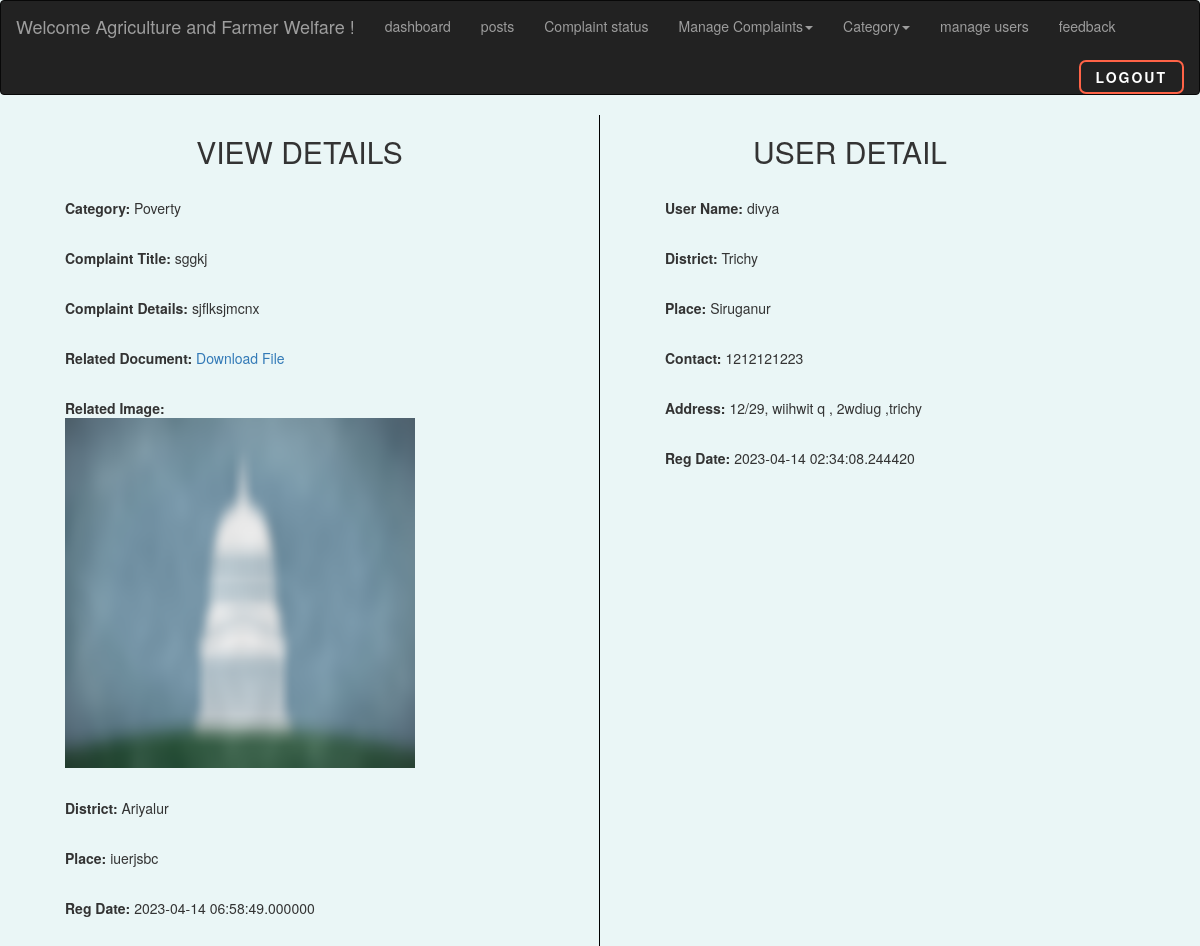
/g_cview.php?id=5 (signed in), run on the app's committed database.
### tables this page shows
CREATE TABLE `general` (
  `id` int(250) NOT NULL,
  `umail` varchar(50) NOT NULL,
  `department` varchar(50) NOT NULL,
  `cat` varchar(50) NOT NULL,
  `ctitle` varchar(200) NOT NULL,
  `cdetail` varchar(250) NOT NULL,
  `cdoc` varchar(250) NOT NULL,
  `district` varchar(50) NOT NULL,
  `place` varchar(250) NOT NULL,
  `status` varchar(50) NOT NULL,
  `date` datetime(6) NOT NULL DEFAULT current_timestamp(6),
  `seen` varchar(50) NOT NULL,
  `cseen` varchar(10) NOT NULL,
  `cimage` varchar(255) NOT NULL
);

CREATE TABLE `userreg` (
  `id` int(200) NOT NULL,
  `uname` varchar(50) NOT NULL,
  `umail` varchar(50) NOT NULL,
  `pswd` varchar(50) NOT NULL,
  `cpswd` varchar(50) NOT NULL,
  `pno` bigint(10) NOT NULL,
  `address` varchar(200) NOT NULL,
  `reg_date` timestamp(6) NOT NULL DEFAULT current_timestamp(6) ON UPDATE current_timestamp(6),
  `district` varchar(50) NOT NULL,
  `place` varchar(50) NOT NULL
);

### g_cview.php (the view, shortened to what this page needs)
<?php
include("dbconnect.php");
?>
<!DOCTYPE html>
<html>
<head>
  <link rel="stylesheet" href="https://maxcdn.bootstrapcdn.com/bootstrap/3.4.1/css/bootstrap.min.css">
  </head>
  <body style="background-color: #eaf6f6;">
    <nav class="navbar navbar-inverse">
      <div class="container-fluid">
    <div class="navbar-header">
      <a class="navbar-brand">Welcome <?php echo $_SESSION['aname']; ?> !</a>
    </div>
    <ul class="nav navbar-nav">
    <li><a href="g_notify.php">dashboard</a></li>
    <li><a href="generalpost.php">posts</a></li>
    <li><a href="a_general.php">Complaint status</a></li>
      <li class="dropdown">
      <a class="dropdown-toggle" data-toggle="dropdown" href="#">Manage Complaints<span class="caret"></span></a>
          </li>
        <li class="dropdown">
      <a class="dropdown-toggle" data-toggle="dropdown" href="#">Category<span class="caret"></span></a>
          </li>
          <li><a href="g_umanage.php">manage users</a></li>
          <li><a href="a_gfeed.php">feedback</a></li>
        </ul>
    <form method="get"><button class="back" name="logout">Logout</button></form>
  </div>
  </nav>
	<div class="col-sm-6" style="margin-bottom:10px; border-right: 1px solid black;">
    <form style=" margin-left:50px; margin-right:50px;" class="mb-4" method="post"autocomplete="off">
    <h2 style=" margin-bottom: 30px;" class="h1-responsive font-weight-bold text-center my-4">VIEW DETAILS</h2>
  <?php
  $id=$_GET['id'];
  $folder="upload/";
  $folder1="images/";
  $qry=mysqli_query($conn,"select * from general where id='$id'");
  while ($row=mysqli_fetch_array($qry))
  {
  ?>
  <p><b>Category: </b><?php echo $row['cat']; ?></p><br>
  <p><b>Complaint Title: </b><?php echo $row['ctitle']; ?></p><br>
  <p><b>Complaint Details: </b><?php echo $row['cdetail']; ?></p><br>
  <p><b>Related Document: </b><a href="<?php echo "$folder".$row['cdoc']; ?>" download >Download File</a></p><br>
  <p><b>Related Image: </b><br><img width="350px" height="350px" src="<?php echo "$folder1". $row['cimage']; ?>" ></p><br>
  <p><b>District: </b><?php echo $row['district']; ?></p><br>
  <p><b>Place: </b><?php echo $row['place']; ?></p><br>
  <p><b>Reg Date: </b><?php echo $row['date']; ?></p>
  <br>
  <?php
  $umail=$row['umail'];
  ?>
</form>
</div>
<div class="col-sm-6">
  <form class="mb-4" style=" margin-left:50px; margin-right:150px;" method="post">
    <h2 style=" margin-bottom: 30px;" class="h1-responsive font-weight-bold text-center my-4">USER DETAIL</h2>
  <?php
 $qry2=mysqli_query($conn,"select * from userreg where umail='$umail'");
 while ($row=mysqli_fetch_array($qry2))
 {
  ?>
 <p><b>User Name: </b><?php echo $row['uname']; ?></p><br>
 <p><b>District: </b><?php echo $row['district']; ?></p><br>
  <p><b>Place: </b><?php echo $row['place']; ?></p><br>
  <p><b>Contact: </b><?php echo $row['pno']; ?></p><br>
  <p><b>Address: </b><?php echo $row['address']; ?></p><br>
  <p><b>Reg Date: </b><?php echo $row['reg_date']; ?></p><br><br><br>
  <?php
}
  ?>
<?php
}
?>
</form>
</div>
</body>
</html>

### g_cview.php (style rules this page uses)
.back { position: relative; padding: 5px 15px; border-radius: 7px; border: 2px solid rgb(255, 99, 71); font-size: 14px; text-transform: uppercase; font-weight: 600; letter-spacing: 2px; background: transparent; color: #fff; overflow: hidden; box-shadow: 0 0 0 0 transparent; -webkit-transition: all 0.2s ease-in; -moz-transition: all 0.2s ease-in; transition: all 0.2s ease-in; float: right; margin-left: 9px; margin-top: 9px; }
.back::before { content: ''; display: block; width: 0px; height: 86%; position: absolute; top: 7%; left: 0%; opacity: 0; background: #fff; box-shadow: 0 0 50px 30px #fff; -webkit-transform: skewX(-20deg); -moz-transform: skewX(-20deg); -ms-transform: skewX(-20deg); -o-transform: skewX(-20deg); transform: skewX(-20deg); }

### data on the page
general: cat "Poverty", ctitle "sggkj", cdetail "sjflksjmcnx", cimage (picture), district "Ariyalur", place "iuerjsbc", date "2023-04-14 06:58:49.000000"
userreg: uname "divya", district "Trichy", place "Siruganur", pno "1212121223", address "12/29, wiihwit q , 2wdiug ,trichy", reg_date "2023-04-14 02:34:08.244420"

### other printed values
$_SESSION['aname'] "Agriculture and Farmer Welfare"
